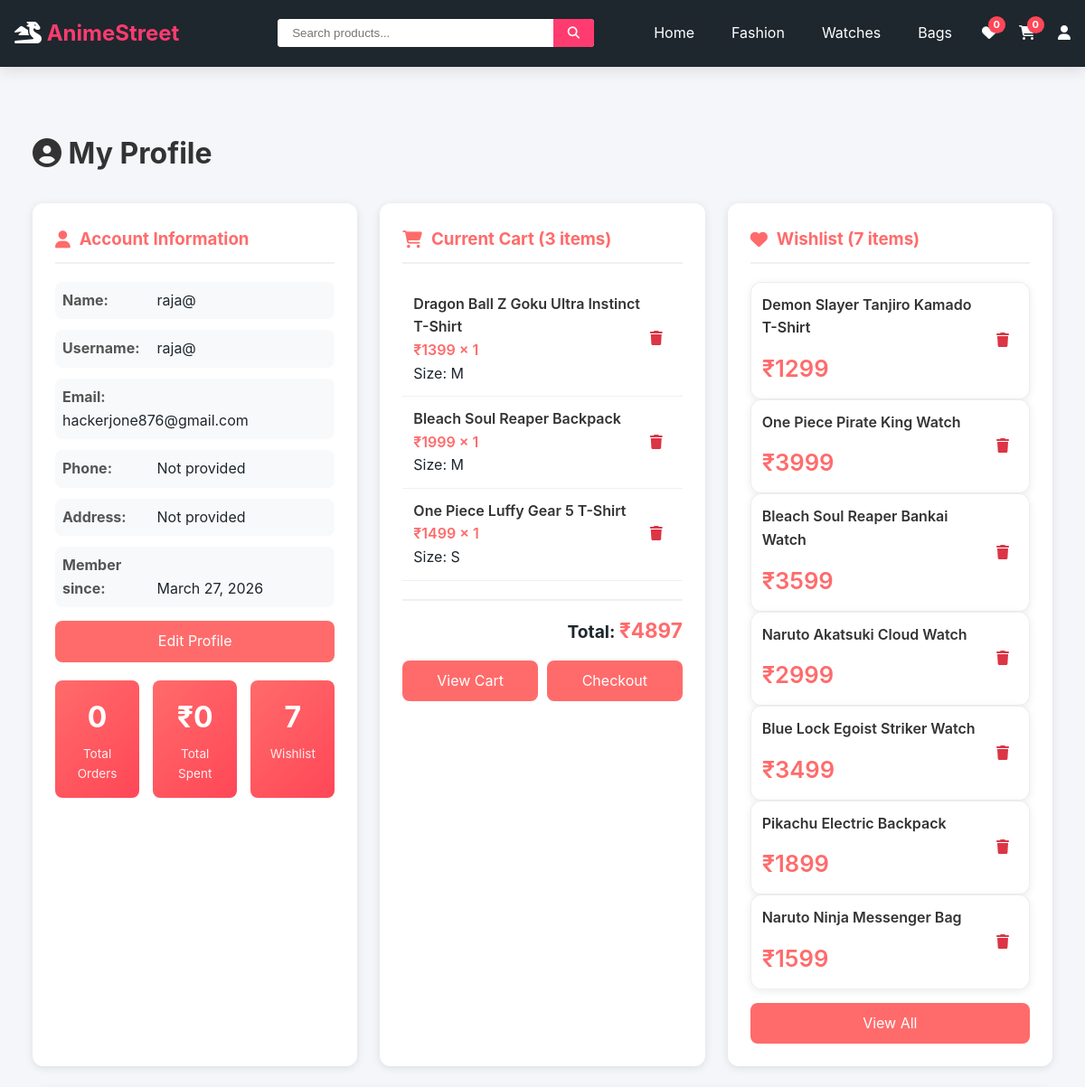
The page /profile/ (signed in, upper part) on the database as committed earlier.
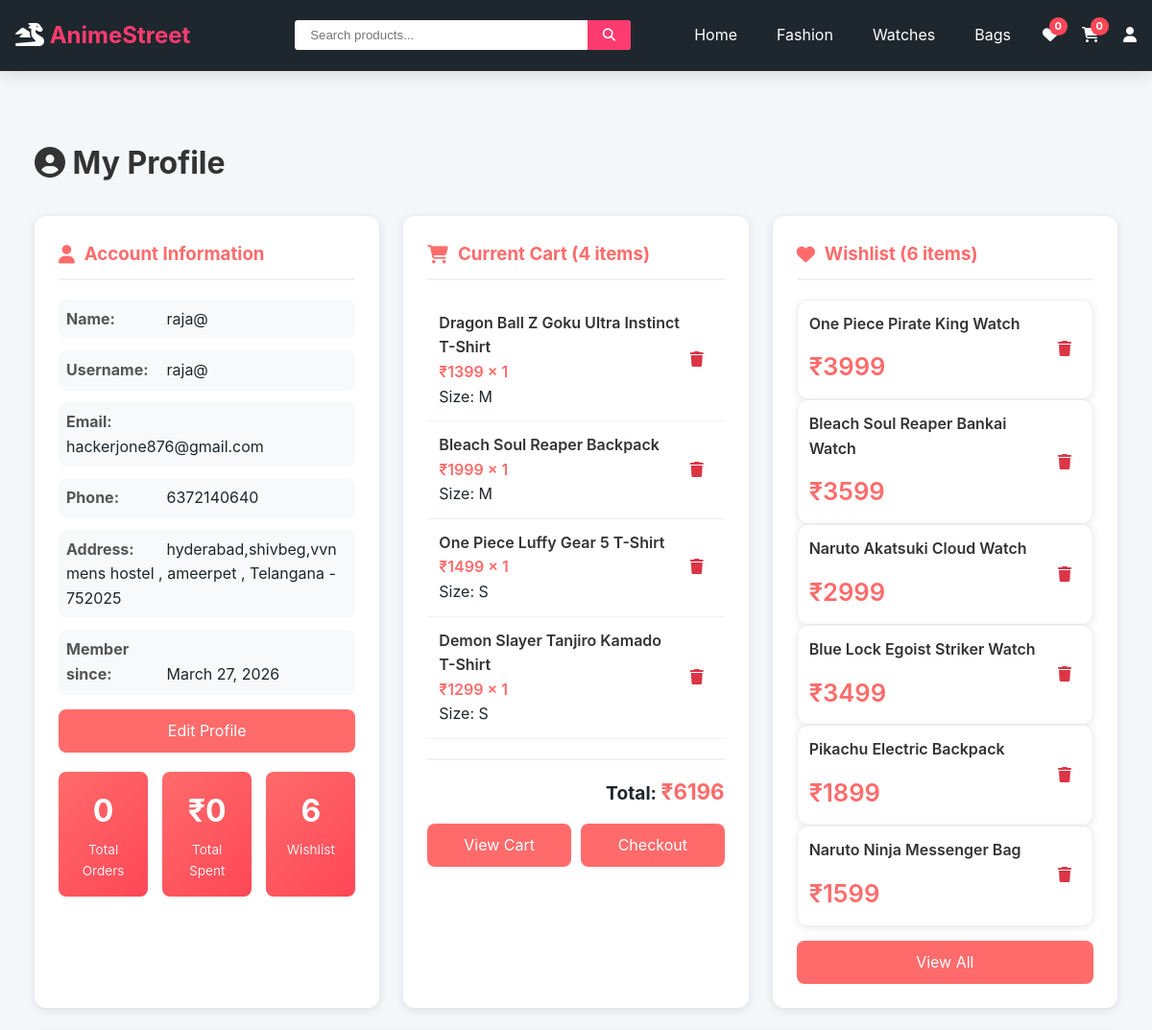
The same page on the database as committed later.
### shop/models.py (models this page shows, shortened)
class User(AbstractUser):
    phone = models.CharField(max_length=15, blank=True)
    address = models.TextField(blank=True)
    created_at = models.DateTimeField(auto_now_add=True)

class CartItem(models.Model):
    cart = models.ForeignKey(Cart, on_delete=models.CASCADE, related_name='items')
    product = models.ForeignKey(Product, on_delete=models.CASCADE)
    size = models.CharField(max_length=10, default='M')
    quantity = models.PositiveIntegerField(default=1)
    def get_total(self):
        return self.product.price * self.quantity
    class Meta:
        unique_together = ['cart', 'product', 'size']

class Product(models.Model):
    product_id = models.IntegerField(unique=True)
    name = models.CharField(max_length=200)
    price = models.DecimalField(max_digits=10, decimal_places=2)
    category = models.ForeignKey(Category, on_delete=models.CASCADE, related_name='products')
    sub_category = models.CharField(max_length=50, blank=True, null=True)
    type = models.CharField(max_length=100, blank=True)
    image = models.CharField(max_length=500, blank=True, null=True)
    image_url = models.URLField(max_length=500, blank=True, null=True)
    rating = models.DecimalField(max_digits=3, decimal_places=2, default=4.5)
    reviews = models.IntegerField(default=0)
    description = models.TextField(blank=True)
    sizes = models.JSONField(default=list)
    in_stock = models.BooleanField(default=True)
    featured = models.BooleanField(default=False)
    created_at = models.DateTimeField(auto_now_add=True)

class WishlistItem(models.Model):
    wishlist = models.ForeignKey(Wishlist, on_delete=models.CASCADE, related_name='items')
    product = models.ForeignKey(Product, on_delete=models.CASCADE)
    added_at = models.DateTimeField(auto_now_add=True)
    class Meta:
        unique_together = ['wishlist', 'product']

class Profile(models.Model):
    user = models.OneToOneField(User, on_delete=models.CASCADE)
    phone = models.CharField(max_length=15, blank=True)
    address = models.TextField(blank=True)
    city = models.CharField(max_length=100, blank=True)
    state = models.CharField(max_length=100, blank=True)
    pincode = models.CharField(max_length=10, blank=True)

### shop/views.py (the view)
# urls.py: path('profile/', views.profile, name='profile'),
@login_required
def profile(request):
    cart, created = Cart.objects.get_or_create(user=request.user)
    wishlist, created = Wishlist.objects.get_or_create(user=request.user)
    orders = Order.objects.filter(user=request.user)
    cart_items = cart.items.select_related('product').all()
    wishlist_items = wishlist.items.select_related('product').all()
    cart_total = cart.get_total()
    total_orders = orders.count()
    total_spent = sum(order.total_amount for order in orders)
    context = {
        'user': request.user,
        'cart_items': cart_items,
        'wishlist_items': wishlist_items,
        'orders': orders,
        'cart_total': cart_total,
        'total_orders': total_orders,
        'total_spent': total_spent,
    }
    return render(request, 'shop/profile.html', context)

### shop/context_processors.py (called while the page is built)
def cart_count(request):
    if request.user.is_authenticated:
        try:
            cart, created = Cart.objects.get_or_create(user=request.user)
            count = cart.get_total_items()
        except:
            count = 0
    else:
        count = 0
    return {'cart_count': count}

### shop/models.py (called while the page is built)
    def get_total(self):
        return sum(item.get_total() for item in self.items.all())

    def get_total_items(self):
        return sum(item.quantity for item in self.items.all())

### shop/templates/shop/profile.html (shortened to what the changed rows need)
{% extends 'shop/base.html' %}
{% load static %}
{% block content %}
<div class="container">
    <div class="profile-container">
        <h1><i class="fas fa-user-circle"></i> My Profile</h1>
        <div class="profile-grid">
            <div class="profile-card user-info">
                <h3><i class="fas fa-user"></i> Account Information</h3>
                <p><strong>Name:</strong> {{ user.first_name|default:user.username }}</p>
                <p><strong>Username:</strong> {{ user.username }}</p>
                <p><strong>Email:</strong> {{ user.email }}</p>
                <p><strong>Phone:</strong> {{ user.profile.phone|default:"Not provided" }}</p>
                <p><strong>Address:</strong>
                    {{ user.profile.address|default:"Not provided" }}
                    {% if user.profile.city %}, {{ user.profile.city }}{% endif %}
                    {% if user.profile.state %}, {{ user.profile.state }}{% endif %}
                    {% if user.profile.pincode %} - {{ user.profile.pincode }}{% endif %}
                </p>
                <p><strong>Member since:</strong> {{ user.date_joined|date:"F d, Y" }}</p>
                <div class="action-buttons">
                    <a href="{% url 'shop:edit_profile' %}" class="checkout-btn">
                    </a>
                </div>
                <div class="stats-grid">
                    <div class="stat-box">
                    </div>
                    <div class="stat-box">
                    </div>
                    <div class="stat-box">
                        <div class="stat-number">{{ wishlist_items|length }}</div>
                        <div class="stat-label">Wishlist</div>
                    </div>
                </div>
            </div>
            <div class="profile-card">
                <h3><i class="fas fa-shopping-cart"></i> Current Cart ({{ cart_items|length }} items)</h3>
                {% if cart_items %}
                <div>
                    {% for item in cart_items %}
                    <div class="cart-item">
                        <div class="cart-item-info">
                            <div class="cart-item-name">{{ item.product.name }}</div>
                            <div class="cart-item-price">₹{{ item.product.price|floatformat:0 }} × {{ item.quantity }}
                            </div>
                            <div class="cart-item-size">Size: {{ item.size }}</div>
                        </div>
                        <div class="cart-item-remove"
                            onclick="removeFromCart({{ item.product.product_id }}, '{{ item.size }}')">
                            <i class="fas fa-trash"></i>
                        </div>
                    </div>
                    {% endfor %}
                    <div class="cart-total">
                        Total: <span>₹{{ cart_total|floatformat:0 }}</span>
                    </div>
                    <div class="action-buttons">
                        <a href="{% url 'shop:cart' %}" class="checkout-btn">View Cart</a>
                        <a href="{% url 'shop:checkout' %}" class="checkout-btn">Checkout</a>
                    </div>
                </div>
                {% else %}
                <div class="empty-state">
                    <i class="fas fa-shopping-cart"></i>
                    <p>Your cart is empty</p>
                    <a href="{% url 'shop:index' %}" class="checkout-btn">Start Shopping</a>
                </div>
                {% endif %}
            </div>
            <div class="profile-card">
                <h3><i class="fas fa-heart"></i> Wishlist ({{ wishlist_items|length }} items)</h3>
                {% if wishlist_items %}
                <div>
                    {% for item in wishlist_items %}
                    <div class="wishlist-item">
                        <div class="wishlist-item-info">
                            <div class="wishlist-item-name">{{ item.product.name }}</div>
                            <div class="wishlist-item-price">₹{{ item.product.price|floatformat:0 }}</div>
                        </div>
                        <div class="wishlist-item-remove" onclick="removeFromWishlist({{ item.product.product_id }})">
                            <i class="fas fa-trash"></i>
                        </div>
                    </div>
                    {% endfor %}
                    <div class="action-buttons">
                    </div>
                </div>
                {% else %}
                <div class="empty-state">
                    <i class="fas fa-heart-broken"></i>
                    <p>Your wishlist is empty</p>
                    <a href="{% url 'shop:fashion' %}" class="checkout-btn">Explore Products</a>
                </div>
                {% endif %}
            </div>
        </div>
    </div>
</div>
{% endblock %}

Rows that differ between the two databases and show on the page:
removed WishlistItem: product.name "Demon Slayer Tanjiro Kamado T-Shirt", product.price "1299"
shown differently, row unchanged: User "raja@": profile.phone "Not provided" → "6372140640"; profile.address (not shown) → "hyderabad,shivbeg,vvn mens hostel"; profile.city (not shown) → "ameerpet"; profile.state (not shown) → "Telangana"; profile.pincode (not shown) → "752025"
added CartItem: product.name "Demon Slayer Tanjiro Kamado T-Shirt", product.price "1299", quantity "1", size "S"
Other text that changed with them:
{{ wishlist_items|length }}: "7" → "6"
{{ cart_items|length }}: "3" → "4"
{{ cart_total|floatformat:0 }}: "4897" → "6196"
{{ user.profile.address|default:"Not provided" }}: "Not provided" → (not shown)
